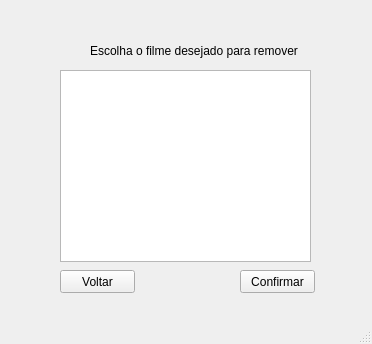
<?xml version="1.0" encoding="UTF-8"?>
<ui version="4.0">
 <class>MainWindow</class>
 <widget class="QMainWindow" name="MainWindow">
  <property name="geometry">
   <rect>
    <x>0</x>
    <y>0</y>
    <width>372</width>
    <height>344</height>
   </rect>
  </property>
  <property name="windowTitle">
   <string>MainWindow</string>
  </property>
  <widget class="QWidget" name="centralwidget">
   <widget class="QPushButton" name="pushButton">
    <property name="geometry">
     <rect>
      <x>60</x>
      <y>270</y>
      <width>75</width>
      <height>23</height>
     </rect>
    </property>
    <property name="text">
     <string>Voltar</string>
    </property>
   </widget>
   <widget class="QLabel" name="label">
    <property name="geometry">
     <rect>
      <x>90</x>
      <y>40</y>
      <width>221</width>
      <height>21</height>
     </rect>
    </property>
    <property name="text">
     <string>Escolha o filme desejado para remover</string>
    </property>
   </widget>
   <widget class="QPushButton" name="pushButton_2">
    <property name="geometry">
     <rect>
      <x>240</x>
      <y>270</y>
      <width>75</width>
      <height>23</height>
     </rect>
    </property>
    <property name="text">
     <string>Confirmar</string>
    </property>
   </widget>
   <widget class="QListWidget" name="listWidget">
    <property name="geometry">
     <rect>
      <x>60</x>
      <y>70</y>
      <width>251</width>
      <height>192</height>
     </rect>
    </property>
   </widget>
  </widget>
  <widget class="QMenuBar" name="menubar">
   <property name="geometry">
    <rect>
     <x>0</x>
     <y>0</y>
     <width>372</width>
     <height>21</height>
    </rect>
   </property>
  </widget>
  <widget class="QStatusBar" name="statusbar"/>
 </widget>
 <resources/>
 <connections/>
</ui>
